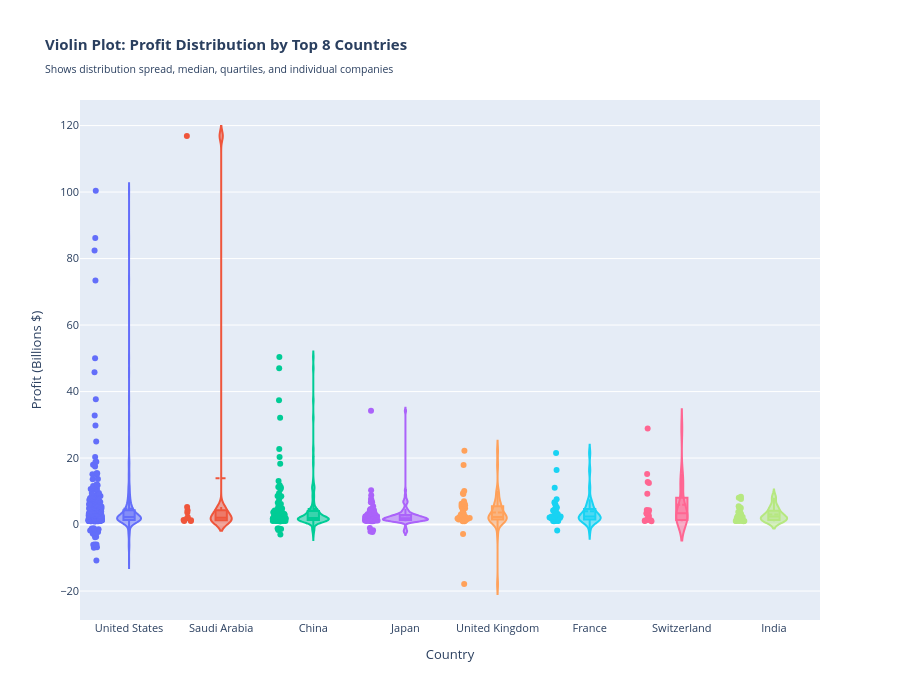

The notebook cell saved with this chart:
### Code cell
# 6. BONUS - VIOLIN PLOT: Profit Distribution by Top Countries
# Combined with Box and Strip Plots for multi-layer insights

top_countries = df.groupby('country')['profit'].sum().nlargest(8).index
df_top_countries = df[df['country'].isin(top_countries)].copy()

fig = px.violin(
    df_top_countries,
    x='country',
    y='profit',
    color='country',
    box=True,
    points='all',
    title="<b>Violin Plot: Profit Distribution by Top 8 Countries</b><br><sub>Shows distribution spread, median, quartiles, and individual companies</sub>",
    labels={'country': 'Country', 'profit': 'Profit (Billions $)'},
    height=700
)

fig.update_traces(meanline_visible=True)
fig.update_layout(
    hovermode='closest',
    font=dict(size=11),
    showlegend=False
)
fig.show()

### Figure 1 — Plotly figure (JSON) as saved in the notebook; plotly's stock layout.template omitted (floating-point values rounded to 4 significant figures; data arrays with more than 128 entries replaced by an {"elided": "..."} marker saying what was removed)
{"data": [{"alignmentgroup": "True", "box": {"visible": true}, "hovertemplate": "Country=%{x}<br>Profit (Billions $)=%{y}<extra></extra>", "legendgroup": "United States", "marker": {"color": "#636efa"}, "meanline": {"visible": true}, "name": "United States", "offsetgroup": "United States", "orientation": "v", "points": "all", "scalegroup": "True", "showlegend": true, "type": "violin", "x": {"elided": "338 str values"}, "x0": " ", "xaxis": "x", "y": {"elided": "338 float values"}, "y0": " ", "yaxis": "y"}, {"alignmentgroup": "True", "box": {"visible": true}, "hovertemplate": "Country=%{x}<br>Profit (Billions $)=%{y}<extra></extra>", "legendgroup": "Saudi Arabia", "marker": {"color": "#EF553B"}, "meanline": {"visible": true}, "name": "Saudi Arabia", "offsetgroup": "Saudi Arabia", "orientation": "v", "points": "all", "scalegroup": "True", "showlegend": true, "type": "violin", "x": ["Saudi Arabia", "Saudi Arabia", "Saudi Arabia", "Saudi Arabia", "Saudi Arabia", "Saudi Arabia", "Saudi Arabia", "Saudi Arabia", "Saudi Arabia", "Saudi Arabia"], "x0": " ", "xaxis": "x", "y": [116.9, 5.3, 4.3, 3.6, 1.3, 2.2, 1.9, 1.4, 1.1, 1.1], "y0": " ", "yaxis": "y"}, {"alignmentgroup": "True", "box": {"visible": true}, "hovertemplate": "Country=%{x}<br>Profit (Billions $)=%{y}<extra></extra>", "legendgroup": "China", "marker": {"color": "#00cc96"}, "meanline": {"visible": true}, "name": "China", "offsetgroup": "China", "orientation": "v", "points": "all", "scalegroup": "True", "showlegend": true, "type": "violin", "x": ["China", "China", "China", "China", "China", "China", "China", "China", "China", "China", "China", "China", "China", "China", "China", "China", "China", "China", "China", "China", "China", "China", "China", "China", "China", "China", "China", "China", "China", "China", "China", "China", "China", "China", "China", "China", "China", "China", "China", "China", "China", "China", "China", "China", "China", "China", "China", "China", "China", "China", "China", "China", "China", "China", "China", "China", "China", "China", "China", "China", "China", "China", "China", "China", "China", "China", "China", "China", "China", "China", "China", "China", "China", "China", "China", "China", "China", "China", "China", "China", "China", "China", "China", "China", "China", "China", "China", "China", "China", "China", "China", "China", "China", "China", "China", "China", "China", "China", "China", "China", "China", "China", "China", "China", "China", "China", "China", "China", "China", "China", "China", "China", "China", "China", "China"], "x0": " ", "xaxis": "x", "y": [50.4, 47.0, 37.4, 32.1, 22.7, 11.8, 20.3, 18.3, 11.2, 8.5, 13.1, 11.3, 10.6, 7.6, 6.6, 6.2, 9.4, 8.6, 4.2, 5.3, 4.3, 3.5, 4.8, 3.2, 3.8, 5.7, 4.5, 4.5, 3.1, 10.9, 2.0, 4.1, 2.5, 2.0, 3.7, 3.6, 4.1, 3.6, 3.7, 1.6, 3.4, 3.3, 3.8, 2.7, 1.8, 2.7, 2.4, 2.4, 1.7, 3.2, 1.7, 1.5, 4.2, 2.9, 1.8, 2.6, 2.5, 2.5, 4.4, 1.4, 1.6, 1.8, 1.2, 2.1, 1.5, 1.4, 1.4, 1.1, 1.3, 1.1, 2.1, 1.2, 1.5, 2.1, 1.5, 1.8, 1.4, 2.0, 1.6, 1.6, 1.7, 2.0, 1.6, 1.7, 1.7, 1.3, 1.4, 1.5, -1.6, 1.1, 1.1, 1.2, 1.7, 1.1, 1.4, 1.9, 1.7, 1.4, 1.0, -1.2, 1.7, 1.1, 2.0, 1.7, 1.1, 1.2, 1.0, 1.4, 1.1, -1.2, 1.2, 1.5, 1.0, -1.3, -3.0], "y0": " ", "yaxis": "y"}, {"alignmentgroup": "True", "box": {"visible": true}, "hovertemplate": "Country=%{x}<br>Profit (Billions $)=%{y}<extra></extra>", "legendgroup": "Japan", "marker": {"color": "#ab63fa"}, "meanline": {"visible": true}, "name": "Japan", "offsetgroup": "Japan", "orientation": "v", "points": "all", "scalegroup": "True", "showlegend": true, "type": "violin", "x": ["Japan", "Japan", "Japan", "Japan", "Japan", "Japan", "Japan", "Japan", "Japan", "Japan", "Japan", "Japan", "Japan", "Japan", "Japan", "Japan", "Japan", "Japan", "Japan", "Japan", "Japan", "Japan", "Japan", "Japan", "Japan", "Japan", "Japan", "Japan", "Japan", "Japan", "Japan", "Japan", "Japan", "Japan", "Japan", "Japan", "Japan", "Japan", "Japan", "Japan", "Japan", "Japan", "Japan", "Japan", "Japan", "Japan", "Japan", "Japan", "Japan", "Japan", "Japan", "Japan", "Japan", "Japan", "Japan", "Japan", "Japan", "Japan", "Japan", "Japan", "Japan", "Japan", "Japan", "Japan", "Japan", "Japan", "Japan", "Japan", "Japan", "Japan", "Japan", "Japan", "Japan", "Japan", "Japan", "Japan", "Japan", "Japan", "Japan", "Japan", "Japan", "Japan", "Japan", "Japan", "Japan"], "x0": " ", "xaxis": "x", "y": [34.2, 10.3, 6.7, 6.7, 8.8, 6.7, 7.7, 4.7, 7.4, 5.5, 4.4, 4.1, 4.4, 1.9, 2.2, 2.5, 2.2, 2.7, 3.3, 1.6, 3.8, 3.0, 3.1, 2.7, 3.4, 2.4, 2.3, 2.0, 1.6, 3.6, 2.0, 1.1, 1.8, 2.2, 2.7, 1.5, -1.7, 1.9, 3.1, 2.4, 1.9, 2.4, 2.1, 1.6, 1.9, 1.4, 2.7, 2.7, 1.7, 2.4, 1.8, 1.7, 3.4, 2.8, 2.5, 1.2, 1.4, 1.0, 1.6, 1.2, 1.4, 1.6, 1.4, 2.2, 2.6, 1.0, 1.1, 1.3, 1.6, 1.8, 1.4, 1.2, 1.2, 1.2, -2.1, 1.2, 1.2, 1.1, 1.3, 1.2, 1.1, 1.7, -2.2, 1.1, -1.0], "y0": " ", "yaxis": "y"}, {"alignmentgroup": "True", "box": {"visible": true}, "hovertemplate": "Country=%{x}<br>Profit (Billions $)=%{y}<extra></extra>", "legendgroup": "United Kingdom", "marker": {"color": "#FFA15A"}, "meanline": {"visible": true}, "name": "United Kingdom", "offsetgroup": "United Kingdom", "orientation": "v", "points": "all", "scalegroup": "True", "showlegend": true, "type": "violin", "x": ["United Kingdom", "United Kingdom", "United Kingdom", "United Kingdom", "United Kingdom", "United Kingdom", "United Kingdom", "United Kingdom", "United Kingdom", "United Kingdom", "United Kingdom", "United Kingdom", "United Kingdom", "United Kingdom", "United Kingdom", "United Kingdom", "United Kingdom", "United Kingdom", "United Kingdom", "United Kingdom", "United Kingdom", "United Kingdom", "United Kingdom", "United Kingdom", "United Kingdom", "United Kingdom", "United Kingdom", "United Kingdom", "United Kingdom", "United Kingdom", "United Kingdom", "United Kingdom", "United Kingdom", "United Kingdom", "United Kingdom", "United Kingdom", "United Kingdom", "United Kingdom", "United Kingdom"], "x0": " ", "xaxis": "x", "y": [22.2, 17.9, 9.2, 10.1, 6.3, 7.0, 5.8, 5.1, 6.3, 5.1, 5.6, 9.4, 3.3, 4.0, 1.2, 1.5, 2.3, 1.3, 3.0, 2.1, 2.3, 1.7, 1.7, 2.0, 2.6, 1.8, -17.9, 2.3, 1.3, 2.9, 1.5, 1.8, 2.2, 4.9, 1.6, 1.0, 1.1, 1.0, -2.8], "y0": " ", "yaxis": "y"}, {"alignmentgroup": "True", "box": {"visible": true}, "hovertemplate": "Country=%{x}<br>Profit (Billions $)=%{y}<extra></extra>", "legendgroup": "France", "marker": {"color": "#19d3f3"}, "meanline": {"visible": true}, "name": "France", "offsetgroup": "France", "orientation": "v", "points": "all", "scalegroup": "True", "showlegend": true, "type": "violin", "x": ["France", "France", "France", "France", "France", "France", "France", "France", "France", "France", "France", "France", "France", "France", "France", "France", "France", "France", "France", "France", "France", "France", "France", "France", "France", "France", "France", "France", "France", "France", "France", "France", "France", "France"], "x0": " ", "xaxis": "x", "y": [21.5, 11.1, 16.4, 7.6, 6.4, 4.2, 5.8, 5.1, 6.7, 2.4, 4.3, 1.9, 3.3, 2.4, 3.7, 2.5, 2.9, 2.4, 3.2, 1.0, 2.1, 4.7, 1.8, 1.8, 1.1, 2.2, 1.1, 1.4, 1.1, 1.2, 1.2, -1.8, 2.0, 1.5], "y0": " ", "yaxis": "y"}, {"alignmentgroup": "True", "box": {"visible": true}, "hovertemplate": "Country=%{x}<br>Profit (Billions $)=%{y}<extra></extra>", "legendgroup": "Switzerland", "marker": {"color": "#FF6692"}, "meanline": {"visible": true}, "name": "Switzerland", "offsetgroup": "Switzerland", "orientation": "v", "points": "all", "scalegroup": "True", "showlegend": true, "type": "violin", "x": ["Switzerland", "Switzerland", "Switzerland", "Switzerland", "Switzerland", "Switzerland", "Switzerland", "Switzerland", "Switzerland", "Switzerland", "Switzerland", "Switzerland", "Switzerland", "Switzerland", "Switzerland", "Switzerland", "Switzerland", "Switzerland", "Switzerland"], "x0": " ", "xaxis": "x", "y": [28.9, 12.5, 12.8, 9.3, 4.4, 15.2, 4.3, 3.2, 3.4, 3.6, 2.6, 3.7, 1.2, 1.9, 1.4, 1.0, 1.2, 1.4, 1.1], "y0": " ", "yaxis": "y"}, {"alignmentgroup": "True", "box": {"visible": true}, "hovertemplate": "Country=%{x}<br>Profit (Billions $)=%{y}<extra></extra>", "legendgroup": "India", "marker": {"color": "#B6E880"}, "meanline": {"visible": true}, "name": "India", "offsetgroup": "India", "orientation": "v", "points": "all", "scalegroup": "True", "showlegend": true, "type": "violin", "x": ["India", "India", "India", "India", "India", "India", "India", "India", "India", "India", "India", "India", "India", "India", "India", "India", "India", "India", "India", "India", "India", "India", "India", "India", "India", "India", "India", "India", "India", "India", "India", "India", "India"], "x0": " ", "xaxis": "x", "y": [8.4, 8.1, 7.7, 4.9, 5.3, 5.1, 5.0, 3.8, 3.2, 2.4, 1.6, 5.5, 2.3, 2.2, 3.9, 1.8, 2.4, 3.2, 3.2, 1.1, 1.7, 1.4, 1.1, 1.1, 1.9, 2.5, 1.9, 1.1, 1.3, 1.2, 1.0, 2.5, 1.1], "y0": " ", "yaxis": "y"}], "layout": {"font": {"size": 11}, "height": 700, "hovermode": "closest", "legend": {"title": {"text": "Country"}, "tracegroupgap": 0}, "showlegend": false, "title": {"text": "<b>Violin Plot: Profit Distribution by Top 8 Countries</b><br><sub>Shows distribution spread, median, quartiles, and individual companies</sub>"}, "violinmode": "overlay", "xaxis": {"anchor": "y", "categoryarray": ["United States", "Saudi Arabia", "China", "Japan", "United Kingdom", "France", "Switzerland", "India"], "categoryorder": "array", "domain": [0, 1], "title": {"text": "Country"}}, "yaxis": {"anchor": "x", "domain": [0, 1], "title": {"text": "Profit (Billions $)"}}}}
